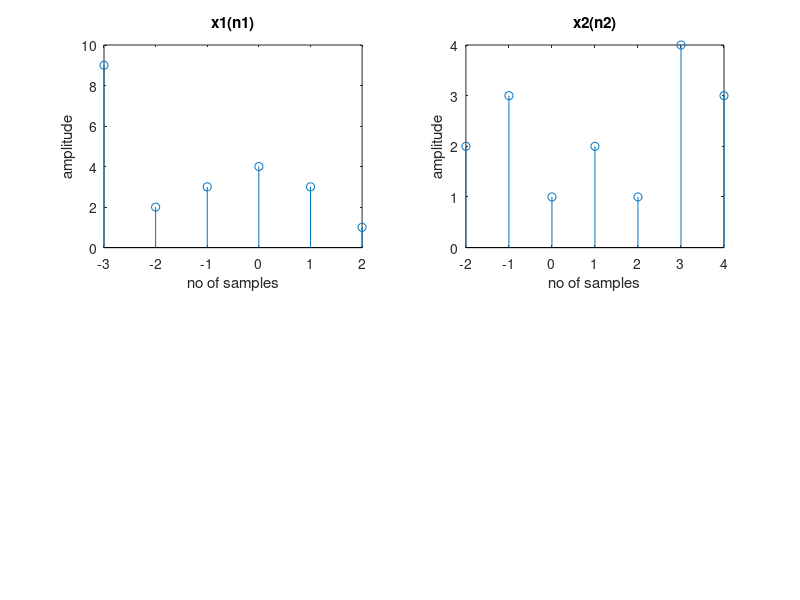

This chart was generated by the following MATLAB code: (Note: this script raises an error after producing the figure.)
clc;
clear all;
close all;
n1=[-3:2];
x1=[9 2 3 4 3 1];
n2=[-2:4];
x2=[2 3 1 2 1 4 3];
subplot(2,2,1)
stem(n1,x1)
xlabel('no of samples');
ylabel('amplitude');
title('x1(n1)');
subplot(2,2,2)
stem(n2,x2)
xlabel('no of samples');
ylabel('amplitude');
title('x2(n2)');
[y,n]=sigmult(x1,n1,x2,n2)
subplot(2,2,[3,4])
stem(n,y)
xlabel('no of samples');
ylabel('amplitude');
title('x1(n1)*x2(n2)');

